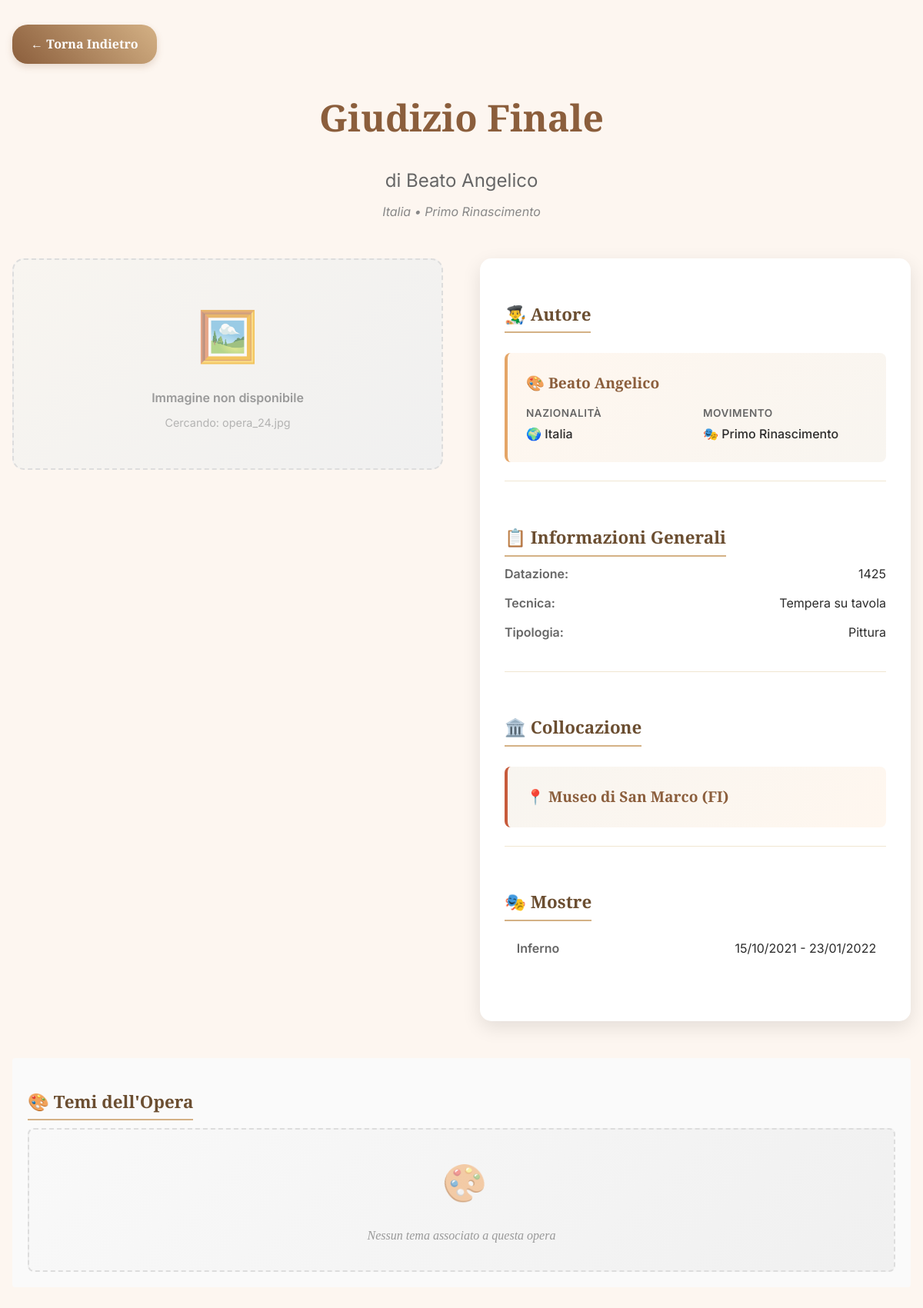
/artwork.php?id=24, run on the app's committed database.
### tables this page shows
CREATE TABLE IF NOT EXISTS `opera` (
  `id` int NOT NULL AUTO_INCREMENT,
  `titolo` varchar(100) NOT NULL,
  `id_collocazione` varchar(100) NOT NULL,
  `datazione` varchar(20) NOT NULL,
  `id_autore` int NOT NULL,
  `id_tipologia` int NOT NULL,
  `id_tecnica` int NOT NULL,
  PRIMARY KEY (`id`),
  KEY `id_autore` (`id_autore`),
  KEY `id_tipologia` (`id_tipologia`),
  KEY `id_tecnica` (`id_tecnica`),
  KEY `collocazione` (`id_collocazione`)
);

CREATE TABLE IF NOT EXISTS `autore` (
  `id` int NOT NULL AUTO_INCREMENT,
  `nome` varchar(20) NOT NULL,
  `cognome` varchar(30) NOT NULL,
  `movimento` varchar(50) NOT NULL,
  `nazionalita` varchar(20) NOT NULL,
  PRIMARY KEY (`id`)
);

CREATE TABLE IF NOT EXISTS `tecnica` (
  `id` int NOT NULL AUTO_INCREMENT,
  `nome` varchar(100) NOT NULL,
  PRIMARY KEY (`id`)
);

CREATE TABLE IF NOT EXISTS `tipologia` (
  `id` int NOT NULL AUTO_INCREMENT,
  `categoria` varchar(10) NOT NULL,
  PRIMARY KEY (`id`)
);

CREATE TABLE IF NOT EXISTS `collocazione` (
  `id` int NOT NULL AUTO_INCREMENT,
  `nome` varchar(100) NOT NULL,
  PRIMARY KEY (`id`)
);

CREATE TABLE IF NOT EXISTS `mostra` (
  `id` int NOT NULL AUTO_INCREMENT,
  `titolo` varchar(100) NOT NULL,
  `data_inizio` date NOT NULL,
  `data_fine` date NOT NULL,
  `curatore` varchar(150) NOT NULL,
  `sede` varchar(200) NOT NULL,
  PRIMARY KEY (`id`)
);

### artwork.php (the view, shortened to what this page needs)
<?php
$conn = new mysqli('localhost', 'root', '', 'mostre');
$opera_id = isset($_GET['id']) ? intval($_GET['id']) : 0;
$opera = null;
if ($opera_id > 0) {
    $sql = "
        SELECT
            o.*,
            a.nome as autore_nome,
            a.cognome as autore_cognome,
            a.movimento as autore_movimento,
            a.nazionalita as autore_nazionalita,
            tip.categoria as tipologia_nome,
            tec.nome as tecnica_nome,
            col.nome as collocazione_nome
        FROM opera o
        LEFT JOIN autore a ON o.id_autore = a.id
        LEFT JOIN tipologia tip ON o.id_tipologia = tip.id
        LEFT JOIN tecnica tec ON o.id_tecnica = tec.id
        LEFT JOIN collocazione col ON o.id_collocazione = col.id
        WHERE o.id = ?
    ";
    $stmt = $conn->prepare($sql);
    $stmt->bind_param("i", $opera_id);
    $stmt->execute();
    $result = $stmt->get_result();
    if ($result->num_rows > 0) {
        $opera = $result->fetch_assoc();
    }
}
$temi = [];
?>
<!DOCTYPE html>
<html lang="it">
<head>
</head>
<body>
<div class="container">
    <a href="javascript:history.back()" class="back-button">← Torna Indietro</a>
    <div class="opera-header">
        <h1 class="opera-title"><?php echo htmlspecialchars($opera['titolo']); ?></h1>
        <?php if ($opera['autore_nome'] && $opera['autore_cognome']): ?>
            <p class="opera-author">
                di <?php echo htmlspecialchars($opera['autore_nome'] . ' ' . $opera['autore_cognome']); ?>
            </p>
            <div class="author-details">
                <?php
                $author_details = [];
                if ($opera['autore_nazionalita']) $author_details[] = $opera['autore_nazionalita'];
                if ($opera['autore_movimento']) $author_details[] = $opera['autore_movimento'];
                if (!empty($author_details)) {
                    echo implode(' • ', $author_details);
                }
                ?>
            </div>
        <?php endif; ?>
    </div>
    <div class="opera-content">
        <div class="opera-image">
            <?php
            $image_found = false;
            if (!$image_found) {
                echo '<div class="no-image">';
                echo '<div style="font-weight:600; margin-bottom:0.5rem;">Immagine non disponibile</div>';
                echo '<div style="font-size:0.9rem; opacity:0.7;">Cercando: opera_' . $opera['id'] . '.jpg</div>';
                echo '</div>';
            }
            ?>
        </div>
        <div class="opera-details">
            <?php if ($opera['autore_nome'] && $opera['autore_cognome']): ?>
            <div class="detail-section">
                <h3 class="detail-title">👨‍🎨 Autore</h3>
                <a href="autore.php?id=<?php echo $opera['id_autore']; ?>" class="author-link">
                    <div class="author-highlight">
                        <div class="author-name">
                            🎨 <?php echo htmlspecialchars($opera['autore_nome'] . ' ' . $opera['autore_cognome']); ?>
                        </div>
                        <div class="author-info">
                            <?php if ($opera['autore_nazionalita']): ?>
                            <div class="author-info-item">
                                <span class="author-info-label">Nazionalità</span>
                                <span class="author-info-value">🌍 <?php echo htmlspecialchars($opera['autore_nazionalita']); ?></span>
                            </div>
                            <?php endif; ?>
                            <?php if ($opera['autore_movimento']): ?>
                            <div class="author-info-item">
                                <span class="author-info-label">Movimento</span>
                                <span class="author-info-value">🎭 <?php echo htmlspecialchars($opera['autore_movimento']); ?></span>
                            </div>
                            <?php endif; ?>
                        </div>
                    </div>
                </a>
            </div>
            <?php endif; ?>
            <div class="detail-section">
                <h3 class="detail-title">📋 Informazioni Generali</h3>
                <?php if (isset($opera['datazione']) && !empty(trim($opera['datazione']))): ?>
                <div class="detail-item">
                    <span class="detail-label">Datazione:</span>
                    <span class="detail-value"><?php echo htmlspecialchars($opera['datazione']); ?></span>
                </div>
                <?php endif; ?>
                <?php if (isset($opera['tecnica_nome']) && $opera['tecnica_nome']): ?>
                <div class="detail-item">
                    <span class="detail-label">Tecnica:</span>
                    <span class="detail-value"><?php echo htmlspecialchars($opera['tecnica_nome']); ?></span>
                </div>
                <?php endif; ?>
                <?php if (isset($opera['tipologia_nome']) && $opera['tipologia_nome']): ?>
                <div class="detail-item">
                    <span class="detail-label">Tipologia:</span>
                    <span class="detail-value"><?php echo htmlspecialchars($opera['tipologia_nome']); ?></span>
                </div>
                <?php endif; ?>
            </div>
            <div class="detail-section">
                <h3 class="detail-title">🏛️ Collocazione</h3>
                <?php if (isset($opera['collocazione_nome']) && !empty(trim($opera['collocazione_nome']))): ?>
                    <div class="location-highlight">
                        <div class="location-name">
                            📍 <?php echo htmlspecialchars($opera['collocazione_nome']); ?>
                        </div>
                    </div>
                <?php else: ?>
                    <div class="no-location">
                        <div>Informazioni sulla collocazione non disponibili</div>
                    </div>
                <?php endif; ?>
            </div>
            <?php
            $mostre_sql = "
                SELECT m.id, m.titolo, m.data_inizio, m.data_fine
                FROM mostra m
                JOIN esposizione e ON m.id = e.id_mostra
                WHERE e.id_opera = ?
                ORDER BY m.data_inizio DESC
            ";
            $stmt_mostre = $conn->prepare($mostre_sql);
            $stmt_mostre->bind_param("i", $opera_id);
            $stmt_mostre->execute();
            $result_mostre = $stmt_mostre->get_result();
            if ($result_mostre->num_rows > 0): ?>
            <div class="detail-section">
                <h3 class="detail-title">🎭 Mostre</h3>
                <?php while ($mostra = $result_mostre->fetch_assoc()): ?>
                    <a href="mostra.php?id=<?php echo $mostra['id']; ?>" class="mostra-link">
                        <div class="detail-item mostra-item">
                            <span class="detail-label">
                                <?php echo htmlspecialchars($mostra['titolo']); ?>
                            </span>
                            <span class="detail-value">
                                <?php echo date('d/m/Y', strtotime($mostra['data_inizio'])); ?> -
                                <?php echo date('d/m/Y', strtotime($mostra['data_fine'])); ?>
                            </span>
                        </div>
                    </a>
                <?php endwhile; ?>
            </div>
            <?php endif;
            ?>
        </div>
    </div>
<div class="temi-section">
    <h2 class="detail-title">🎨 Temi dell'Opera</h2>
    <?php if (!empty($temi)): ?>
        <div class="tags-container">
            <?php foreach ($temi as $tema): ?>
                <span class="tema-tag">
                    <?php echo htmlspecialchars($tema['nome']); ?>
                </span>
            <?php endforeach; ?>
        </div>
    <?php else: ?>
        <div class="no-temi">
            Nessun tema associato a questa opera
        </div>
    <?php endif; ?>
</div>
</div>
</body>
</html>

### artwork.php (style rules this page uses)
body { margin: 0; background-color: #fdf6f0; font-family: 'Playfair Display', serif; line-height: 1.6; }
.container { max-width: 1200px; margin: 0 auto; padding: 2rem 1rem; }
.back-button { display: inline-flex; align-items: center; gap: 0.5rem; background: linear-gradient(45deg, #8b5e3c, #d4b185); color: white; padding: 0.8rem 1.5rem; text-decoration: none; position: relative; overflow: hidden; border-radius: 20px; font-weight: 600; margin right: 10px; transition: all 0.3s ease; font-family: 'Playfair Display', serif; box-shadow: 0 4px 10px rgba(139, 94, 60, 0.2); }
.opera-header { text-align: center; margin-bottom: 3rem; }
.opera-title { font-size: 3rem; color: #8b5e3c; margin-bottom: 0.5rem; font-weight: 700; }
.opera-author { font-size: 1.5rem; color: #666; font-family: 'Inter', sans-serif; font-weight: 400; margin-bottom: 0.5rem; }
.author-details { font-size: 1rem; color: #888; font-family: 'Inter', sans-serif; font-style: italic; }
.opera-content { display: grid; grid-template-columns: 1fr 1fr; gap: 3rem; margin-bottom: 3rem; }
.opera-image { text-align: center; }
.no-image { background: linear-gradient(135deg, #f8f5f0, #f0f0f0); padding: 3rem 2rem; border-radius: 15px; color: #999; text-align: center; font-family: 'Inter', sans-serif; border: 2px dashed #ddd; }
.no-image::before { content: "🖼️"; font-size: 4rem; display: block; margin-bottom: 1rem; opacity: 0.6; }
.opera-details { background: white; padding: 2rem; border-radius: 15px; box-shadow: 0 8px 25px rgba(0,0,0,0.1); }
.detail-section { margin-bottom: 2rem; padding-bottom: 1.5rem; border-bottom: 1px solid #f0e6d2; }
.detail-section:last-child { border-bottom: none; margin-bottom: 0; }
.detail-title { font-size: 1.3rem; color: #8b5e3c; margin-bottom: 1rem; font-weight: 600; display: flex; align-items: center; gap: 0.5rem; }
.detail-item { display: flex; justify-content: space-between; margin-bottom: 0.8rem; font-family: 'Inter', sans-serif; }
.detail-label { font-weight: 600; color: #666; }
.detail-value { color: #2c2c2c; text-align: right; max-width: 60%; }
.author-highlight { background: linear-gradient(135deg, #fff7ef, #f8f5f0); border-left: 4px solid #e4a567; padding: 1.5rem; border-radius: 8px; margin-top: 1rem; }
.author-name { font-size: 1.2rem; font-weight: 600; color: #8b5e3c; margin-bottom: 0.8rem; display: flex; align-items: center; gap: 0.5rem; }
.author-info { display: grid; grid-template-columns: 1fr 1fr; gap: 1rem; font-family: 'Inter', sans-serif; }
.author-info-item { display: flex; flex-direction: column; gap: 0.2rem; }
.author-info-label { font-size: 0.85rem; color: #666; font-weight: 600; text-transform: uppercase; letter-spacing: 0.5px; }
.author-info-value { color: #2c2c2c; font-weight: 500; }
.location-highlight { background: linear-gradient(135deg, #f8f5f0, #fff7ef); border-left: 4px solid #c75b3c; padding: 1.5rem; border-radius: 8px; margin-top: 1rem; }
.location-name { font-size: 1.2rem; font-weight: 600; color: #8b5e3c; display: flex; align-items: center; gap: 0.5rem; }
.temi-section { margin: 30px 0; padding: 20px; background: #fafafa; border-radius: 4px; }
.detail-title { font-family: 'Playfair Display', serif; font-size: 1.4rem; color: #6b4e31; border-bottom: 2px solid #d4b185; display: inline-block; padding-bottom: 5px; margin-bottom: 10px; }
.no-temi { text-align: center; color: #999; font-style: italic; padding: 2rem; background: linear-gradient(135deg, #f9f9f9, #f0f0f0); border-radius: 8px; border: 2px dashed #ddd; }
.no-temi::before { content: "🎨"; font-size: 3rem; display: block; margin-bottom: 1rem; opacity: 0.5; }
.author-link { text-decoration: none; color: inherit; display: block; transition: all 0.3s ease; }
.mostra-link { text-decoration: none; color: inherit; display: block; transition: all 0.3s ease; border-radius: 8px; margin-bottom: 0.5rem; }
.mostra-item { padding: 0.8rem; border-radius: 8px; border-left: 3px solid transparent; transition: all 0.3s ease; }
.author-link, .mostra-link { cursor: pointer; }

### data on the page
opera: titolo "Giudizio Finale", id_autore.cognome "Beato Angelico", id "24", id_autore.nazionalita "Italia", id_autore.movimento "Primo Rinascimento", datazione "1425", id_tecnica.nome "Tempera su tavola", id_tipologia.categoria "Pittura", id_collocazione.nome "Museo di San Marco (FI)"
mostra: titolo "Inferno", data_inizio "15/10/2021", data_fine "23/01/2022"

### other printed values
implode(' • ', $author_details) "Italia • Primo Rinascimento"
